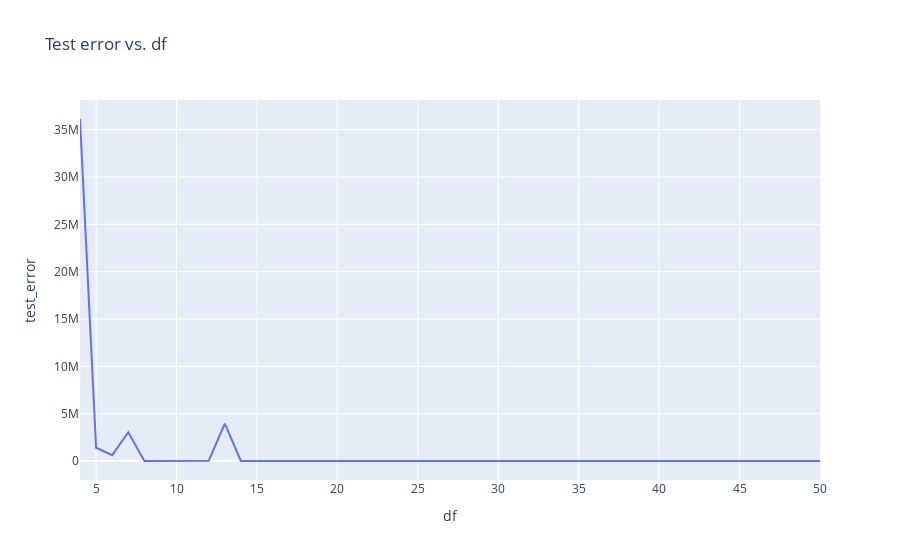

Notebook code cell kept with this figure:
### Code cell
px.line(df, x='df', y='test_error', title='Test error vs. df')

### Figure 1 — Plotly figure (JSON) as saved in the notebook; plotly's stock layout.template omitted (floating-point values rounded to 4 significant figures)
{"data": [{"hovertemplate": "df=%{x}<br>test_error=%{y}<extra></extra>", "legendgroup": "", "line": {"color": "#636efa", "dash": "solid"}, "marker": {"symbol": "circle"}, "mode": "lines", "name": "", "orientation": "v", "showlegend": false, "type": "scatter", "x": [4, 5, 6, 7, 8, 9, 10, 11, 12, 13, 14, 15, 16, 17, 18, 19, 20, 21, 22, 23, 24, 25, 26, 27, 28, 29, 30, 31, 32, 33, 34, 35, 36, 37, 38, 39, 40, 41, 42, 43, 44, 45, 46, 47, 48, 49, 50], "xaxis": "x", "y": [36130000.0, 1399000.0, 619800.0, 3035000.0, 8410.0, 942.5, 7984.0, 223.3, 20610.0, 3947000.0, 79.27, 553.7, 72.54, 68.33, 67.4, 66.97, 66.97, 66.97, 66.98, 66.97, 66.97, 66.97, 66.97, 66.97, 66.97, 66.97, 66.97, 66.97, 66.97, 66.97, 66.97, 66.97, 66.97, 66.97, 66.97, 66.97, 66.97, 66.97, 66.97, 66.97, 66.97, 66.97, 66.97, 66.97, 66.97, 66.97, 66.97], "yaxis": "y"}], "layout": {"legend": {"tracegroupgap": 0}, "title": {"text": "Test error vs. df"}, "xaxis": {"anchor": "y", "domain": [0, 1], "title": {"text": "df"}}, "yaxis": {"anchor": "x", "domain": [0, 1], "title": {"text": "test_error"}}}}
